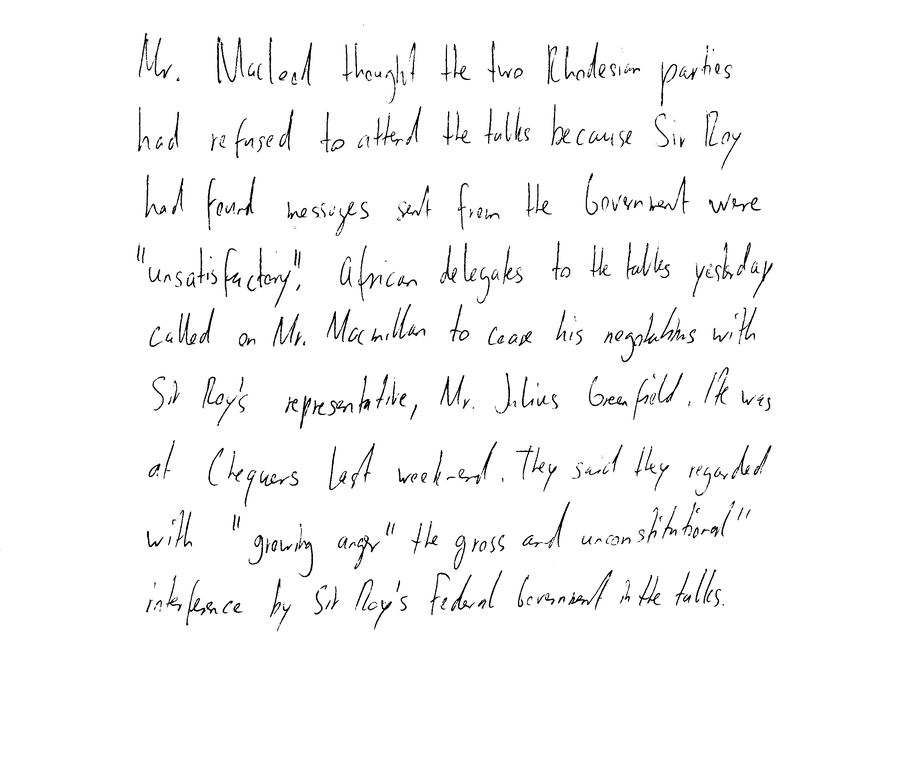
#> input picture dataset/HandwrittenText/HT_a01-038x.png, 918 x 764 px, shrunk from 2479 x 2064 before the run
$ python -i preproduce_dataset.py   (imports and definitions only)
#> lines starting #> are read from the running program, lines starting #| are printed output that depends on the picture; after the words box and inside, x2 and y2 are one past the last pixel; in counts of white or black regions, pixels touching at a corner belong together
#> further down, picture is the input picture: shape (764, 918, 3); min 0, max 255, mean 248.8
from typing import Tuple
import src.file_handler.file_handler as fh
import src.recognition.printed_text_recognition as pth
import multiprocessing
import cv2
from glob import glob


def crop_image(image):
    """
    Divide image into two parts.

    Args:
        image (image): Base image.

    Returns:
        (image, image): (Printed image, Handwritten image)
    """
    imgray = cv2.cvtColor(image, cv2.COLOR_BGR2GRAY)
    ret, thresh = cv2.threshold(imgray, 127, 255, 0)
#> thresh: shape (764, 918); 97.6% white; black in thin lines or dots, all inside (x1, y1, x2, y2) = (137, 33, 773, 631)

    contours, hierarchy = cv2.findContours(
        thresh, cv2.RETR_TREE, cv2.CHAIN_APPROX_SIMPLE)
#> contours = 1353 contours, 953 with area under 20; largest, box (x1, y1, x2, y2) and area: (0, 0, 918, 764) 699671, (236, 176, 256, 216) 160, (358, 375, 372, 414) 158, (455, 574, 473, 611) 148, (138, 32, 149, 78) 146
    contours = sorted(contours, key=lambda c: cv2.boundingRect(c)
                      [2], reverse=True)[1:4]
#> contours = 3 contours; box (x1, y1, x2, y2) and area: (259, 470, 286, 487) 134, (602, 395, 628, 407) 120, (570, 595, 591, 606) 92
    contours = sorted(contours, key=lambda c: cv2.boundingRect(c)[1])

    bounding_rect1 = cv2.boundingRect(contours[0])
#> bounding_rect1 = (602, 395, 26, 12)
    bounding_rect2 = cv2.boundingRect(contours[1])
#> bounding_rect2 = (259, 470, 27, 17)
    bounding_rect3 = cv2.boundingRect(contours[2])
#> bounding_rect3 = (570, 595, 21, 11)

    crop_image1 = image[bounding_rect1[1] + 13:bounding_rect2[1] - 1, :]
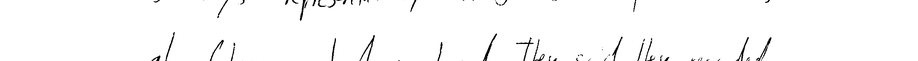
#> crop_image1: shape (61, 918, 3); min 0, max 255, mean 250.8
    crop_image2 = image[bounding_rect2[1] + 13: bounding_rect3[1] - 1, :]
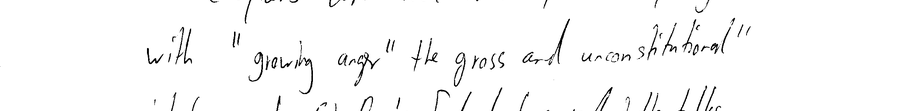
#> crop_image2: shape (111, 918, 3); min 0, max 255, mean 248.9

    return crop_image1, crop_image2


# [74 lines left out: functions preproduce, preproduce_set, not called in this run]


# [3 lines not run here, left out]

>>> import cv2
>>> picture = cv2.imread('../../dataset/HandwrittenText/HT_a01-038x.png')
>>> result = crop_image(picture)
